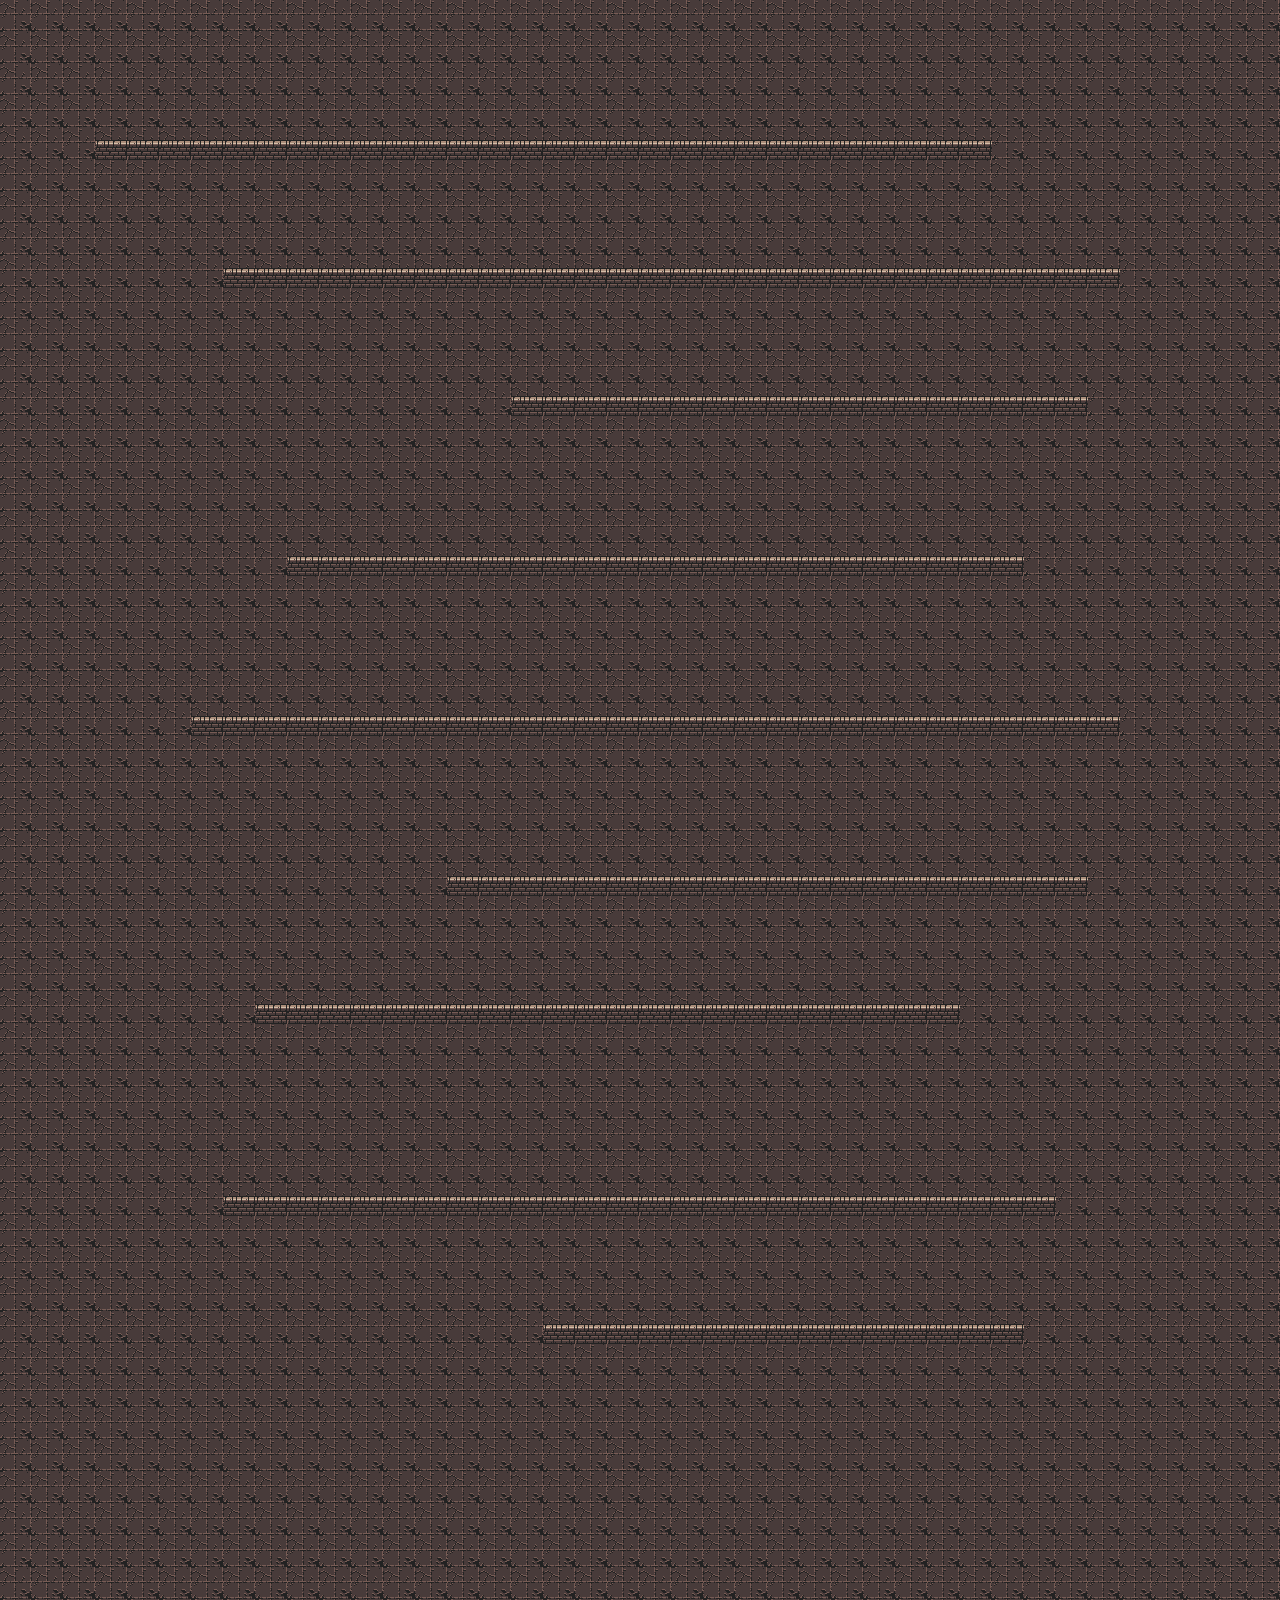

The image is a tile-based game level rendered from a .tmx file. Its description and source (layers, tilesets, objects; grid data summarised) follow:
An orthogonal 40x50 tile map with 32x32 px tiles, 2 tile layers (ground, rocks).

<map version="1.5" tiledversion="1.7.2" orientation="orthogonal" renderorder="right-down" width="40" height="50" tilewidth="32" tileheight="32" infinite="0" nextlayerid="4" nextobjectid="1">
 <editorsettings>
  <export target="work.json" format="json" />
 </editorsettings>
 <tileset firstgid="1" name="work" tilewidth="32" tileheight="32" spacing="1" tilecount="225" columns="15">
  <image source="tiles.png" width="512" height="512" />
 </tileset>
 <layer id="1" name="ground" width="40" height="50">
  <data>[2000 cells, 2000 non-empty, 1 distinct tile ids]</data>
 </layer>
 <layer id="3" name="rocks" width="40" height="50">
  <data>[2000 cells, 209 non-empty, 1 distinct tile ids]</data>
 </layer>
</map>
